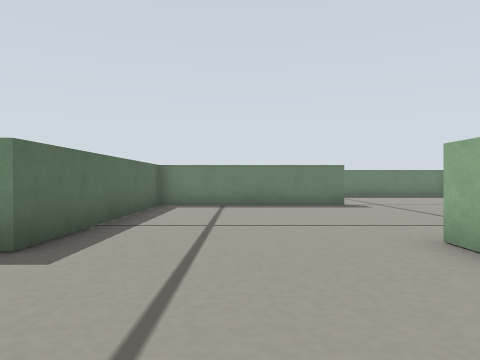
View 1 (above)

24 first-person views from a walk through a robot-simulator world made for Gazebo. The camera is 0.16 m above the floor, looks level and sees 70° across. The floor is counted in squares, 0.2 m on a side. Each view is taken from the middle of a square. On the plan, view 1 faces up. The plan holds only what a view shows up to about 11 squares ahead; the rest is blank.

View 2
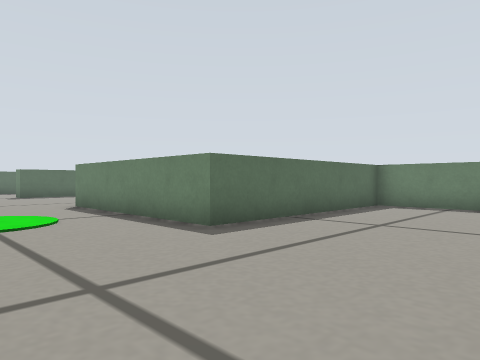

View 3
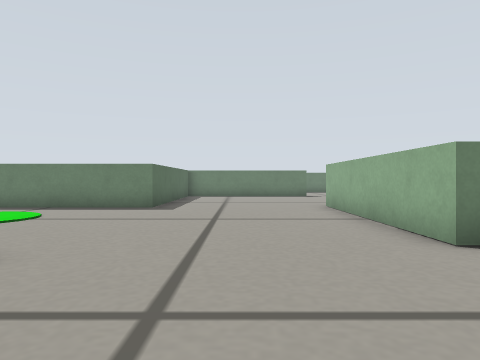

View 4
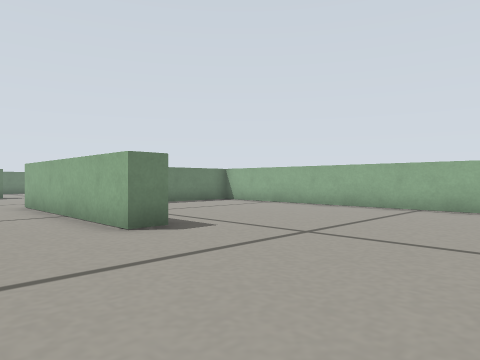

View 5
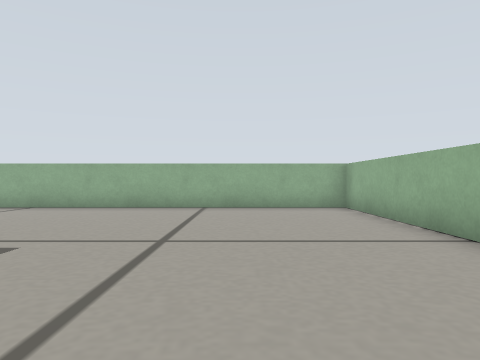

View 6
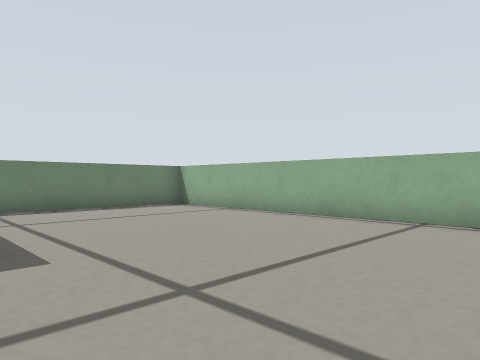

View 7
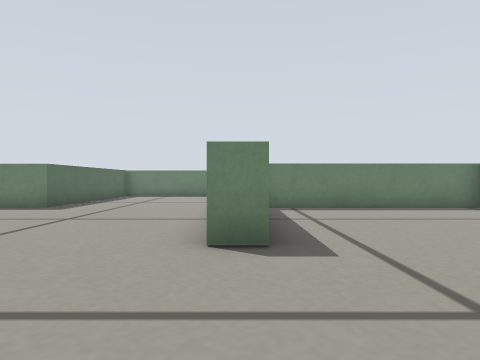

View 8
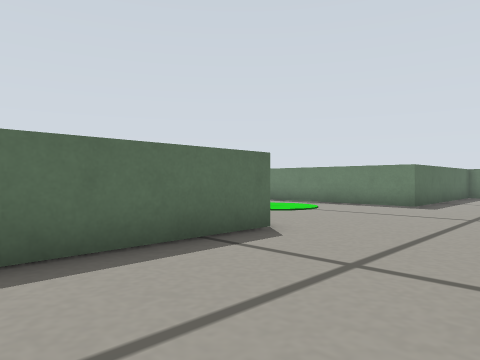

View 9
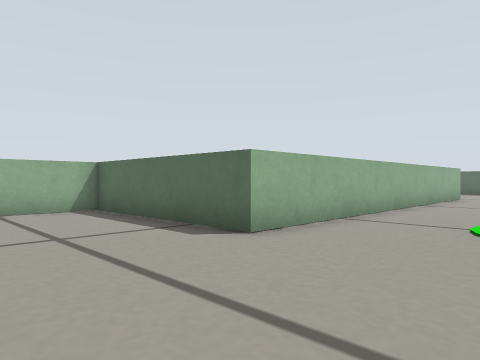

View 10
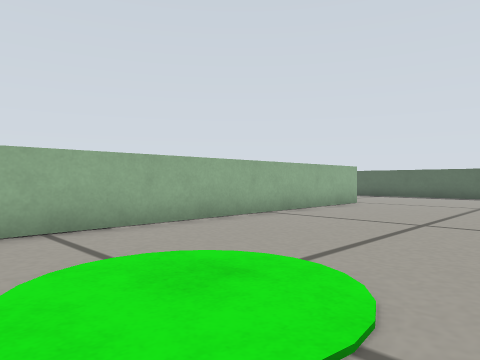

View 11
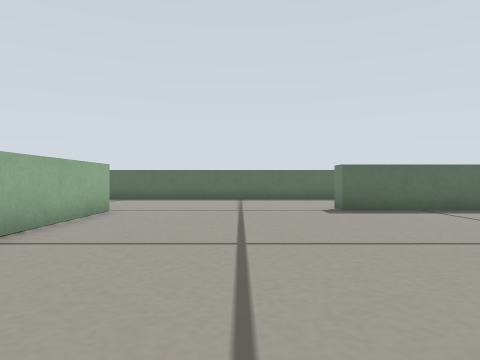

View 12
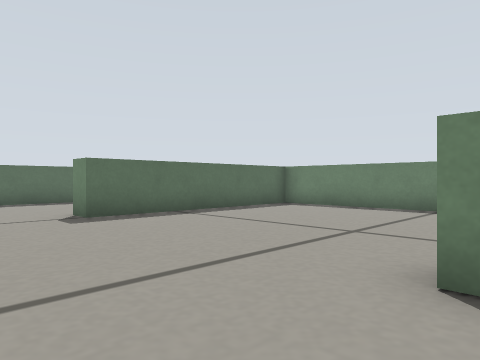

View 13
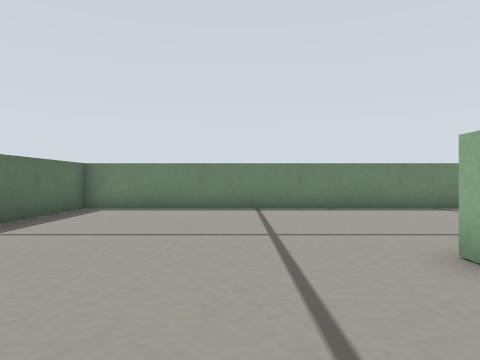

View 14
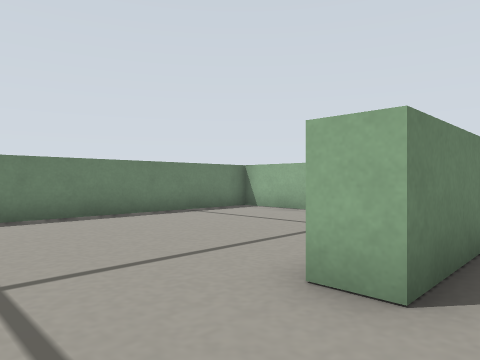

View 15
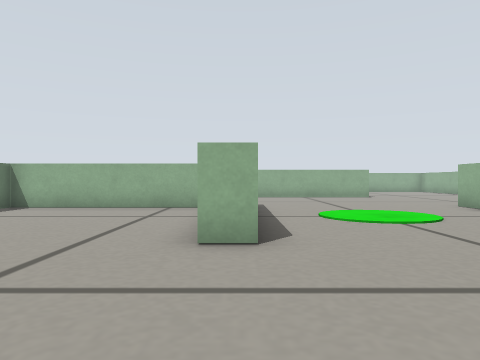

View 16
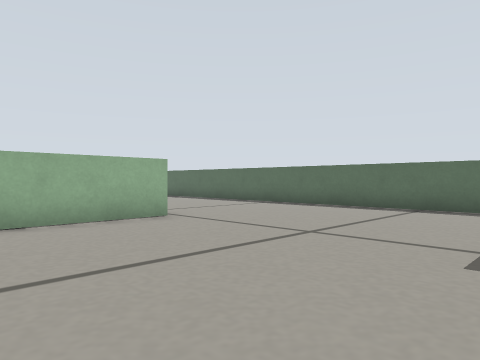

View 17
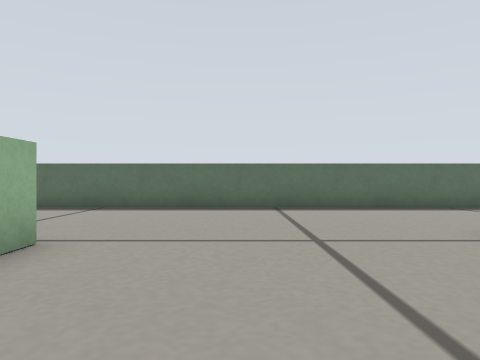

View 18
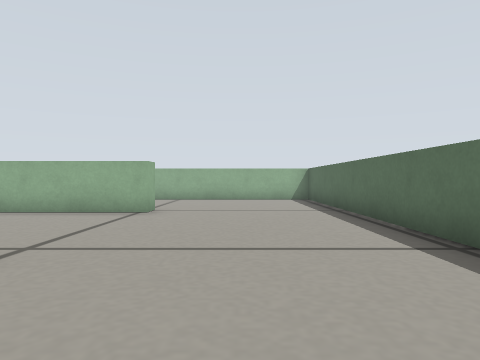

View 19
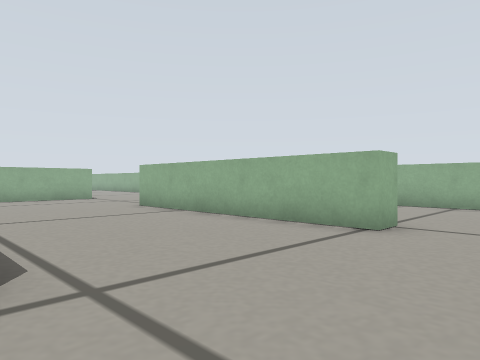

View 20
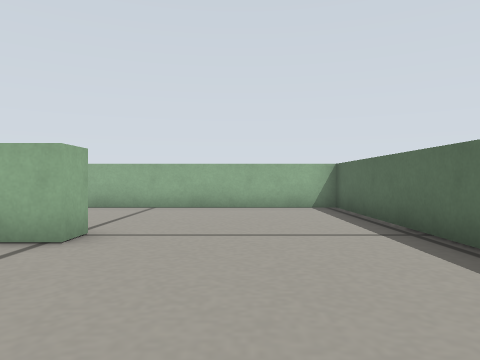

View 21
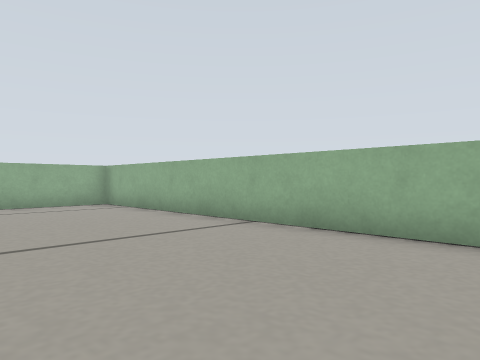

View 22
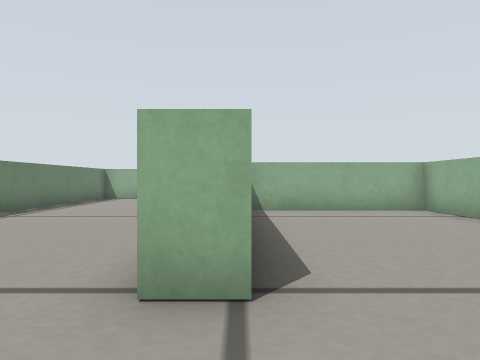

View 23
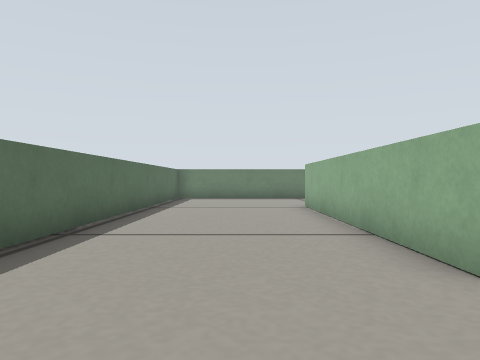

View 24
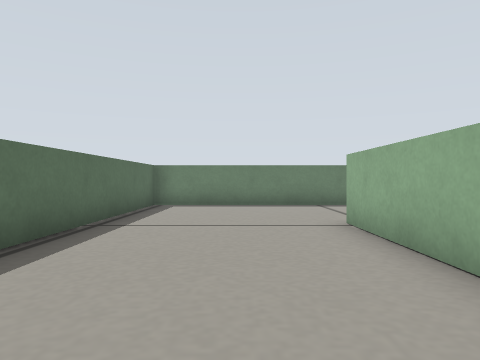

### Floor plan
Ten units are one square. View 1 is at (0, 0); x grows to the right and y downward. Boxes are objects, and circles mark ways between rooms. Rooms are numbered by the first view taken in them; rooms with no view inside come last. Other rooms are left out.
<svg viewBox="-212 -163 315 306">
<path fill="none" stroke="#000" d="M-25 -38 -87 -38 -87 -46M26 19 26 -44M-152 25 -28 25 -27 80 -5 80M34 19 26 19M42 80 97 80 97 -29M98 -36 38 -36M-153 -38 -160 -38 -160 -114M-145 -158 -207 -158 -207 26M-158 83 -82 83M-70 33 -99 33M-207 26 -207 86M-158 91 -158 83M-207 86 -207 138 -90 138 -90 92M-32 -51 -32 -105 -153 -105 -153 -38M33 -105 -25 -105 -25 -38"/>
<circle cx="30" cy="45" r="3" fill="#2a7"/>
<circle cx="-150" cy="-5" r="3" fill="#2a7"/>
<circle cx="-115" cy="-40" r="3" fill="#2a7"/>
<circle cx="0" cy="-40" r="3" fill="#2a7"/>
<circle cx="-180" cy="30" r="3" fill="#2a7"/>
<circle cx="-180" cy="90" r="3" fill="#2a7"/>
<text x="-50" y="0">1</text>
<text x="60" y="20">2</text>
<text x="-170" y="-80">3</text>
<text x="-120" y="60">4</text>
<text x="-150" y="110">5</text>
<text x="-90" y="-80">6</text>
<text x="0" y="-80">7</text>
</svg>
Room 1 opens to room 2. Room 1 opens to room 3. Room 1 opens to room 6. Room 1 opens to room 7. Room 3 opens to room 4. Room 4 opens to room 5.

Where each view was taken, in squares from view 1:
view 1: 0 up, 0 right, facing up
view 2: 0 up, 2 right, facing up-left
view 3: 6 down, 0 right, facing up
view 4: 7 down, 0 right, facing up-right
view 5: 5 down, 0 right, facing right
view 6: 6 down, 3 right, facing up-right
view 7: 6 down, 3 right, facing up
view 8: 7 down, 1 right, facing up-left
view 9: 1 up, 1 right, facing down-left
view 10: 3 up, 4 left, facing down-left
view 11: 1 up, 6 left, facing left
view 12: 1 up, 8 left, facing up-left
view 13: 1 up, 11 left, facing up
view 14: 3 up, 11 left, facing up-right
view 15: 4 up, 13 left, facing right
view 16: 4 up, 11 left, facing down-left
view 17: 0 up, 11 left, facing left
view 18: 0 up, 18 left, facing down
view 19: 3 down, 18 left, facing down-right
view 20: 4 down, 18 left, facing down
view 21: 9 down, 20 left, facing down-right
view 22: 9 down, 18 left, facing right
view 23: 1 up, 18 left, facing up
view 24: 5 up, 18 left, facing up
